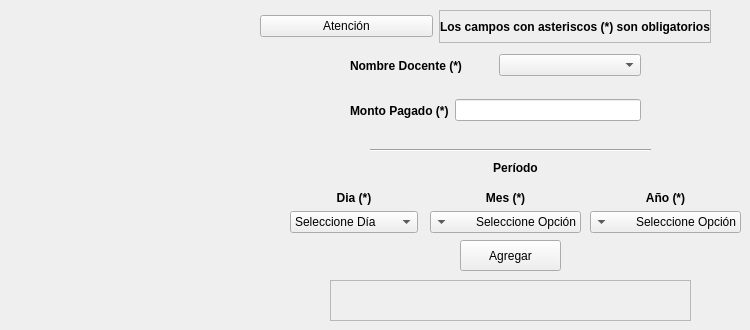
   <widget class="QWidget" name="tab_3">
    <attribute name="icon">
     <iconset>
      <activeon>:/icons/pix/oxygen/48x48/status/wallet-open.png</activeon>
     </iconset>
    </attribute>
    <attribute name="title">
     <string>Pago Docentes</string>
    </attribute>
    <widget class="Line" name="line">
     <property name="geometry">
      <rect>
       <x>370</x>
       <y>140</y>
       <width>281</width>
       <height>20</height>
      </rect>
     </property>
     <property name="orientation">
      <enum>Qt::Horizontal</enum>
     </property>
    </widget>
    <widget class="QLabel" name="label_8">
     <property name="geometry">
      <rect>
       <x>480</x>
       <y>160</y>
       <width>71</width>
       <height>16</height>
      </rect>
     </property>
     <property name="font">
      <font>
       <weight>75</weight>
       <bold>true</bold>
      </font>
     </property>
     <property name="text">
      <string>Período</string>
     </property>
     <property name="alignment">
      <set>Qt::AlignCenter</set>
     </property>
    </widget>
    <widget class="QPushButton" name="agregar_2">
     <property name="geometry">
      <rect>
       <x>460</x>
       <y>240</y>
       <width>101</width>
       <height>31</height>
      </rect>
     </property>
     <property name="text">
      <string>Agregar</string>
     </property>
     <property name="icon">
      <iconset>
       <activeon>:/icons/pix/oxygen/48x48/actions/mail-mark-notjunk.png</activeon>
      </iconset>
     </property>
    </widget>
    <widget class="QWidget" name="layoutWidget">
     <property name="geometry">
      <rect>
       <x>350</x>
       <y>50</y>
       <width>291</width>
       <height>31</height>
      </rect>
     </property>
     <layout class="QHBoxLayout" name="horizontalLayout_3">
      <item>
       <widget class="QLabel" name="label_6">
        <property name="font">
         <font>
          <weight>75</weight>
          <bold>true</bold>
         </font>
        </property>
        <property name="text">
         <string>Nombre Docente (*)</string>
        </property>
       </widget>
      </item>
      <item>
       <widget class="QComboBox" name="comboBoxDocente"/>
      </item>
     </layout>
    </widget>
    <widget class="QWidget" name="layoutWidget">
     <property name="geometry">
      <rect>
       <x>350</x>
       <y>90</y>
       <width>291</width>
       <height>41</height>
      </rect>
     </property>
     <layout class="QHBoxLayout" name="horizontalLayout_4">
      <item>
       <widget class="QLabel" name="label_7">
        <property name="font">
         <font>
          <weight>75</weight>
          <bold>true</bold>
         </font>
        </property>
        <property name="text">
         <string>Monto Pagado (*)</string>
        </property>
       </widget>
      </item>
      <item>
       <widget class="QLineEdit" name="montoPagado_2">
        <property name="alignment">
         <set>Qt::AlignRight|Qt::AlignTrailing|Qt::AlignVCenter</set>
        </property>
       </widget>
      </item>
     </layout>
    </widget>
    <widget class="QWidget" name="layoutWidget">
     <property name="geometry">
      <rect>
       <x>430</x>
       <y>190</y>
       <width>151</width>
       <height>43</height>
      </rect>
     </property>
     <layout class="QVBoxLayout" name="verticalLayout_3">
      <item>
       <widget class="QLabel" name="label_9">
        <property name="font">
         <font>
          <weight>75</weight>
          <bold>true</bold>
         </font>
        </property>
        <property name="text">
         <string>Mes (*)</string>
        </property>
        <property name="alignment">
         <set>Qt::AlignCenter</set>
        </property>
       </widget>
      </item>
      <item>
       <widget class="QComboBox" name="mes_2">
        <property name="layoutDirection">
         <enum>Qt::RightToLeft</enum>
        </property>
        <item>
         <property name="text">
          <string>Seleccione Opción</string>
         </property>
        </item>
        <item>
         <property name="text">
          <string>Enero</string>
         </property>
        </item>
        <item>
         <property name="text">
          <string>Febrero</string>
         </property>
        </item>
        <item>
         <property name="text">
          <string>Marzo</string>
         </property>
        </item>
        <item>
         <property name="text">
          <string>Abril</string>
         </property>
        </item>
        <item>
         <property name="text">
          <string>Mayo</string>
         </property>
        </item>
        <item>
         <property name="text">
          <string>Junio</string>
         </property>
        </item>
        <item>
         <property name="text">
          <string>Julio</string>
         </property>
        </item>
        <item>
         <property name="text">
          <string>Agosto</string>
         </property>
        </item>
        <item>
         <property name="text">
          <string>Septiembre</string>
         </property>
        </item>
        <item>
         <property name="text">
          <string>Octubre</string>
         </property>
        </item>
        <item>
         <property name="text">
          <string>Noviembre</string>
         </property>
        </item>
        <item>
         <property name="text">
          <string>Diciembre</string>
         </property>
        </item>
       </widget>
      </item>
     </layout>
    </widget>
    <widget class="QWidget" name="layoutWidget">
     <property name="geometry">
      <rect>
       <x>590</x>
       <y>190</y>
       <width>151</width>
       <height>43</height>
      </rect>
     </property>
     <layout class="QVBoxLayout" name="verticalLayout_4">
      <item>
       <widget class="QLabel" name="label_10">
        <property name="font">
         <font>
          <weight>75</weight>
          <bold>true</bold>
         </font>
        </property>
        <property name="text">
         <string>Año (*)</string>
        </property>
        <property name="alignment">
         <set>Qt::AlignCenter</set>
        </property>
       </widget>
      </item>
      <item>
       <widget class="QComboBox" name="anio_2">
        <property name="layoutDirection">
         <enum>Qt::RightToLeft</enum>
        </property>
        <item>
         <property name="text">
          <string>Seleccione Opción</string>
         </property>
        </item>
        <item>
         <property name="text">
          <string>2000</string>
         </property>
        </item>
        <item>
         <property name="text">
          <string>2001</string>
         </property>
        </item>
        <item>
         <property name="text">
          <string>2002</string>
         </property>
        </item>
        <item>
         <property name="text">
          <string>2003</string>
         </property>
        </item>
        <item>
         <property name="text">
          <string>2004</string>
         </property>
        </item>
        <item>
         <property name="text">
          <string>2005</string>
         </property>
        </item>
        <item>
         <property name="text">
          <string>2006</string>
         </property>
        </item>
        <item>
         <property name="text">
          <string>2007</string>
         </property>
        </item>
        <item>
         <property name="text">
          <string>2008</string>
         </property>
        </item>
        <item>
         <property name="text">
          <string>2009</string>
         </property>
        </item>
        <item>
         <property name="text">
          <string>2010</string>
         </property>
        </item>
        <item>
         <property name="text">
          <string>2011</string>
         </property>
        </item>
        <item>
         <property name="text">
          <string>2012</string>
         </property>
        </item>
        <item>
         <property name="text">
          <string>2013</string>
         </property>
        </item>
        <item>
         <property name="text">
          <string>2014</string>
         </property>
        </item>
        <item>
         <property name="text">
          <string>2015</string>
         </property>
        </item>
        <item>
         <property name="text">
          <string>2016</string>
         </property>
        </item>
        <item>
         <property name="text">
          <string>2017</string>
         </property>
        </item>
        <item>
         <property name="text">
          <string>2018</string>
         </property>
        </item>
        <item>
         <property name="text">
          <string>2019</string>
         </property>
        </item>
        <item>
         <property name="text">
          <string>2020</string>
         </property>
        </item>
        <item>
         <property name="text">
          <string>2021</string>
         </property>
        </item>
        <item>
         <property name="text">
          <string>2022</string>
         </property>
        </item>
        <item>
         <property name="text">
          <string>2023</string>
         </property>
        </item>
        <item>
         <property name="text">
          <string>2024</string>
         </property>
        </item>
        <item>
         <property name="text">
          <string>2025</string>
         </property>
        </item>
        <item>
         <property name="text">
          <string>2026</string>
         </property>
        </item>
        <item>
         <property name="text">
          <string>2027</string>
         </property>
        </item>
        <item>
         <property name="text">
          <string>2028</string>
         </property>
        </item>
        <item>
         <property name="text">
          <string>2029</string>
         </property>
        </item>
        <item>
         <property name="text">
          <string>2030</string>
         </property>
        </item>
        <item>
         <property name="text">
          <string>2031</string>
         </property>
        </item>
        <item>
         <property name="text">
          <string>2032</string>
         </property>
        </item>
        <item>
         <property name="text">
          <string>2033</string>
         </property>
        </item>
        <item>
         <property name="text">
          <string>2034</string>
         </property>
        </item>
        <item>
         <property name="text">
          <string>2035</string>
         </property>
        </item>
        <item>
         <property name="text">
          <string>2036</string>
         </property>
        </item>
        <item>
         <property name="text">
          <string>2037</string>
         </property>
        </item>
        <item>
         <property name="text">
          <string>2038</string>
         </property>
        </item>
        <item>
         <property name="text">
          <string>2039</string>
         </property>
        </item>
        <item>
         <property name="text">
          <string>2040</string>
         </property>
        </item>
        <item>
         <property name="text">
          <string>2041</string>
         </property>
        </item>
        <item>
         <property name="text">
          <string>2042</string>
         </property>
        </item>
        <item>
         <property name="text">
          <string>2043</string>
         </property>
        </item>
        <item>
         <property name="text">
          <string>2044</string>
         </property>
        </item>
        <item>
         <property name="text">
          <string>2045</string>
         </property>
        </item>
        <item>
         <property name="text">
          <string>2046</string>
         </property>
        </item>
        <item>
         <property name="text">
          <string>2047</string>
         </property>
        </item>
        <item>
         <property name="text">
          <string>2048</string>
         </property>
        </item>
        <item>
         <property name="text">
          <string>2049</string>
         </property>
        </item>
        <item>
         <property name="text">
          <string>2050</string>
         </property>
        </item>
        <item>
         <property name="text">
          <string>2051</string>
         </property>
        </item>
        <item>
         <property name="text">
          <string>2052</string>
         </property>
        </item>
        <item>
         <property name="text">
          <string>2053</string>
         </property>
        </item>
        <item>
         <property name="text">
          <string>2054</string>
         </property>
        </item>
        <item>
         <property name="text">
          <string>2055</string>
         </property>
        </item>
        <item>
         <property name="text">
          <string>2056</string>
         </property>
        </item>
        <item>
         <property name="text">
          <string>2057</string>
         </property>
        </item>
        <item>
         <property name="text">
          <string>2058</string>
         </property>
        </item>
        <item>
         <property name="text">
          <string>2059</string>
         </property>
        </item>
        <item>
         <property name="text">
          <string>2060</string>
         </property>
        </item>
        <item>
         <property name="text">
          <string>2061</string>
         </property>
        </item>
        <item>
         <property name="text">
          <string>2062</string>
         </property>
        </item>
        <item>
         <property name="text">
          <string>2063</string>
         </property>
        </item>
        <item>
         <property name="text">
          <string>2064</string>
         </property>
        </item>
        <item>
         <property name="text">
          <string>2065</string>
         </property>
        </item>
        <item>
         <property name="text">
          <string>2066</string>
         </property>
        </item>
        <item>
         <property name="text">
          <string>2067</string>
         </property>
        </item>
        <item>
         <property name="text">
          <string>2068</string>
         </property>
        </item>
        <item>
         <property name="text">
          <string>2069</string>
         </property>
        </item>
        <item>
         <property name="text">
          <string>2070</string>
         </property>
        </item>
        <item>
         <property name="text">
          <string>2071</string>
         </property>
        </item>
        <item>
         <property name="text">
          <string>2072</string>
         </property>
        </item>
        <item>
         <property name="text">
          <string>2073</string>
         </property>
        </item>
        <item>
         <property name="text">
          <string>2074</string>
         </property>
        </item>
        <item>
         <property name="text">
          <string>2075</string>
         </property>
        </item>
        <item>
         <property name="text">
          <string>2076</string>
         </property>
        </item>
        <item>
         <property name="text">
          <string>2077</string>
         </property>
        </item>
        <item>
         <property name="text">
          <string>2078</string>
         </property>
        </item>
        <item>
         <property name="text">
          <string>2079</string>
         </property>
        </item>
        <item>
         <property name="text">
          <string>2080</string>
         </property>
        </item>
        <item>
         <property name="text">
          <string>2081</string>
         </property>
        </item>
        <item>
         <property name="text">
          <string>2082</string>
         </property>
        </item>
        <item>
         <property name="text">
          <string>2083</string>
         </property>
        </item>
        <item>
         <property name="text">
          <string>2084</string>
         </property>
        </item>
        <item>
         <property name="text">
          <string>2085</string>
         </property>
        </item>
        <item>
         <property name="text">
          <string>2086</string>
         </property>
        </item>
        <item>
         <property name="text">
          <string>2087</string>
         </property>
        </item>
        <item>
         <property name="text">
          <string>2088</string>
         </property>
        </item>
        <item>
         <property name="text">
          <string>2089</string>
         </property>
        </item>
        <item>
         <property name="text">
          <string>2090</string>
         </property>
        </item>
        <item>
         <property name="text">
          <string>2091</string>
         </property>
        </item>
        <item>
         <property name="text">
          <string>2092</string>
         </property>
        </item>
        <item>
         <property name="text">
          <string>2093</string>
         </property>
        </item>
        <item>
         <property name="text">
          <string>2094</string>
         </property>
        </item>
        <item>
         <property name="text">
          <string>2095</string>
         </property>
        </item>
        <item>
         <property name="text">
          <string>2096</string>
         </property>
        </item>
        <item>
         <property name="text">
          <string>2097</string>
         </property>
        </item>
        <item>
         <property name="text">
          <string>2098</string>
         </property>
        </item>
        <item>
         <property name="text">
          <string>2099</string>
         </property>
        </item>
       </widget>
      </item>
     </layout>
    </widget>
    <widget class="QLabel" name="mensajeDocente">
     <property name="geometry">
      <rect>
       <x>330</x>
       <y>280</y>
       <width>361</width>
       <height>41</height>
      </rect>
     </property>
     <property name="font">
      <font>
       <weight>75</weight>
       <bold>true</bold>
      </font>
     </property>
     <property name="frameShape">
      <enum>QFrame::StyledPanel</enum>
     </property>
     <property name="frameShadow">
      <enum>QFrame::Raised</enum>
     </property>
     <property name="text">
      <string/>
     </property>
     <property name="alignment">
      <set>Qt::AlignCenter</set>
     </property>
    </widget>
    <widget class="QWidget" name="layoutWidget">
     <property name="geometry">
      <rect>
       <x>290</x>
       <y>190</y>
       <width>128</width>
       <height>43</height>
      </rect>
     </property>
     <layout class="QVBoxLayout" name="verticalLayout_5">
      <item>
       <widget class="QLabel" name="label_14">
        <property name="font">
         <font>
          <weight>75</weight>
          <bold>true</bold>
         </font>
        </property>
        <property name="text">
         <string>Dia (*)</string>
        </property>
        <property name="alignment">
         <set>Qt::AlignCenter</set>
        </property>
       </widget>
      </item>
      <item>
       <widget class="QComboBox" name="comboBoxDia">
        <item>
         <property name="text">
          <string>Seleccione Día</string>
         </property>
        </item>
        <item>
         <property name="text">
          <string>1</string>
         </property>
        </item>
        <item>
         <property name="text">
          <string>2</string>
         </property>
        </item>
        <item>
         <property name="text">
          <string>3</string>
         </property>
        </item>
        <item>
         <property name="text">
          <string>4</string>
         </property>
        </item>
        <item>
         <property name="text">
          <string>5</string>
         </property>
        </item>
        <item>
         <property name="text">
          <string>6</string>
         </property>
        </item>
        <item>
         <property name="text">
          <string>7</string>
         </property>
        </item>
        <item>
         <property name="text">
          <string>8</string>
         </property>
        </item>
        <item>
         <property name="text">
          <string>9</string>
         </property>
        </item>
        <item>
         <property name="text">
          <string>10</string>
         </property>
        </item>
        <item>
         <property name="text">
          <string>11</string>
         </property>
        </item>
        <item>
         <property name="text">
          <string>12</string>
         </property>
        </item>
        <item>
         <property name="text">
          <string>13</string>
         </property>
        </item>
        <item>
         <property name="text">
          <string>14</string>
         </property>
        </item>
        <item>
         <property name="text">
          <string>15</string>
         </property>
        </item>
        <item>
         <property name="text">
          <string>16</string>
         </property>
        </item>
        <item>
         <property name="text">
          <string>17</string>
         </property>
        </item>
        <item>
         <property name="text">
          <string>18</string>
         </property>
        </item>
        <item>
         <property name="text">
          <string>19</string>
         </property>
        </item>
        <item>
         <property name="text">
          <string>20</string>
         </property>
        </item>
        <item>
         <property name="text">
          <string>21</string>
         </property>
        </item>
        <item>
         <property name="text">
          <string>22</string>
         </property>
        </item>
        <item>
         <property name="text">
          <string>23</string>
         </property>
        </item>
        <item>
         <property name="text">
          <string>24</string>
         </property>
        </item>
        <item>
         <property name="text">
          <string>25</string>
         </property>
        </item>
        <item>
         <property name="text">
          <string>26</string>
         </property>
        </item>
        <item>
         <property name="text">
          <string>27</string>
         </property>
        </item>
        <item>
         <property name="text">
          <string>28</string>
         </property>
        </item>
        <item>
         <property name="text">
          <string>29</string>
         </property>
        </item>
        <item>
         <property name="text">
          <string>30</string>
         </property>
        </item>
        <item>
         <property name="text">
          <string>31</string>
         </property>
        </item>
       </widget>
      </item>
     </layout>
    </widget>
    <widget class="QWidget" name="layoutWidget_21">
     <property name="geometry">
      <rect>
       <x>260</x>
       <y>10</y>
       <width>451</width>
       <height>33</height>
      </rect>
     </property>
     <layout class="QHBoxLayout" name="horizontalLayout_21">
      <item>
       <widget class="QPushButton" name="pushButton_6">
        <property name="text">
         <string>Atención</string>
        </property>
        <property name="icon">
         <iconset>
          <activeon>:/icons/pix/oxygen/48x48/status/security-medium.png</activeon>
         </iconset>
        </property>
        <property name="iconSize">
         <size>
          <width>22</width>
          <height>22</height>
         </size>
        </property>
       </widget>
      </item>
      <item>
       <widget class="QLabel" name="label_27">
        <property name="font">
         <font>
          <weight>75</weight>
          <bold>true</bold>
         </font>
        </property>
        <property name="frameShape">
         <enum>QFrame::StyledPanel</enum>
        </property>
        <property name="frameShadow">
         <enum>QFrame::Raised</enum>
        </property>
        <property name="text">
         <string>Los campos con asteriscos (*) son obligatorios</string>
        </property>
        <property name="alignment">
         <set>Qt::AlignCenter</set>
        </property>
       </widget>
      </item>
     </layout>
    </widget>
   </widget>
